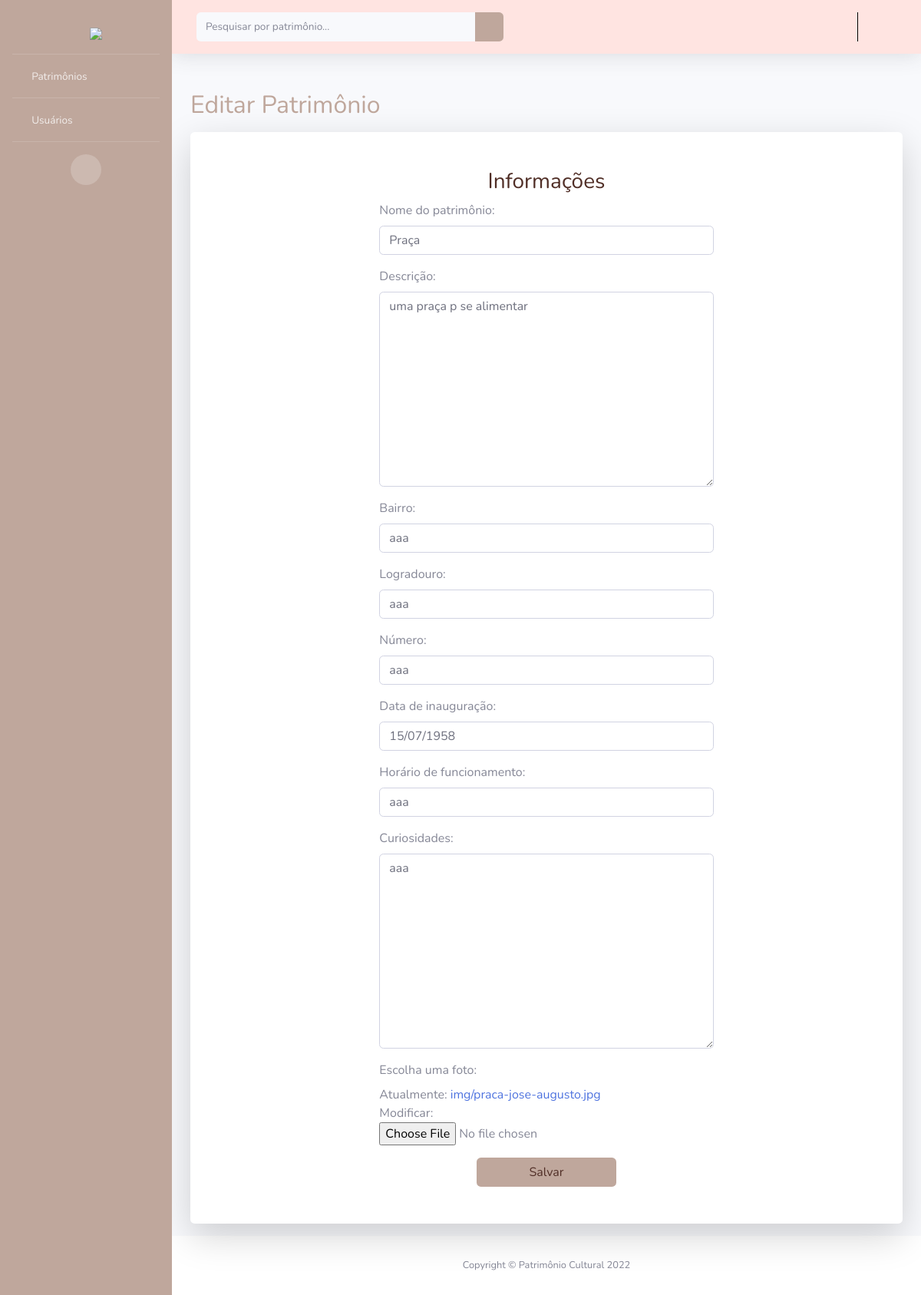
Before: /updatePatrimonio/2/ (signed in) with the older database file.
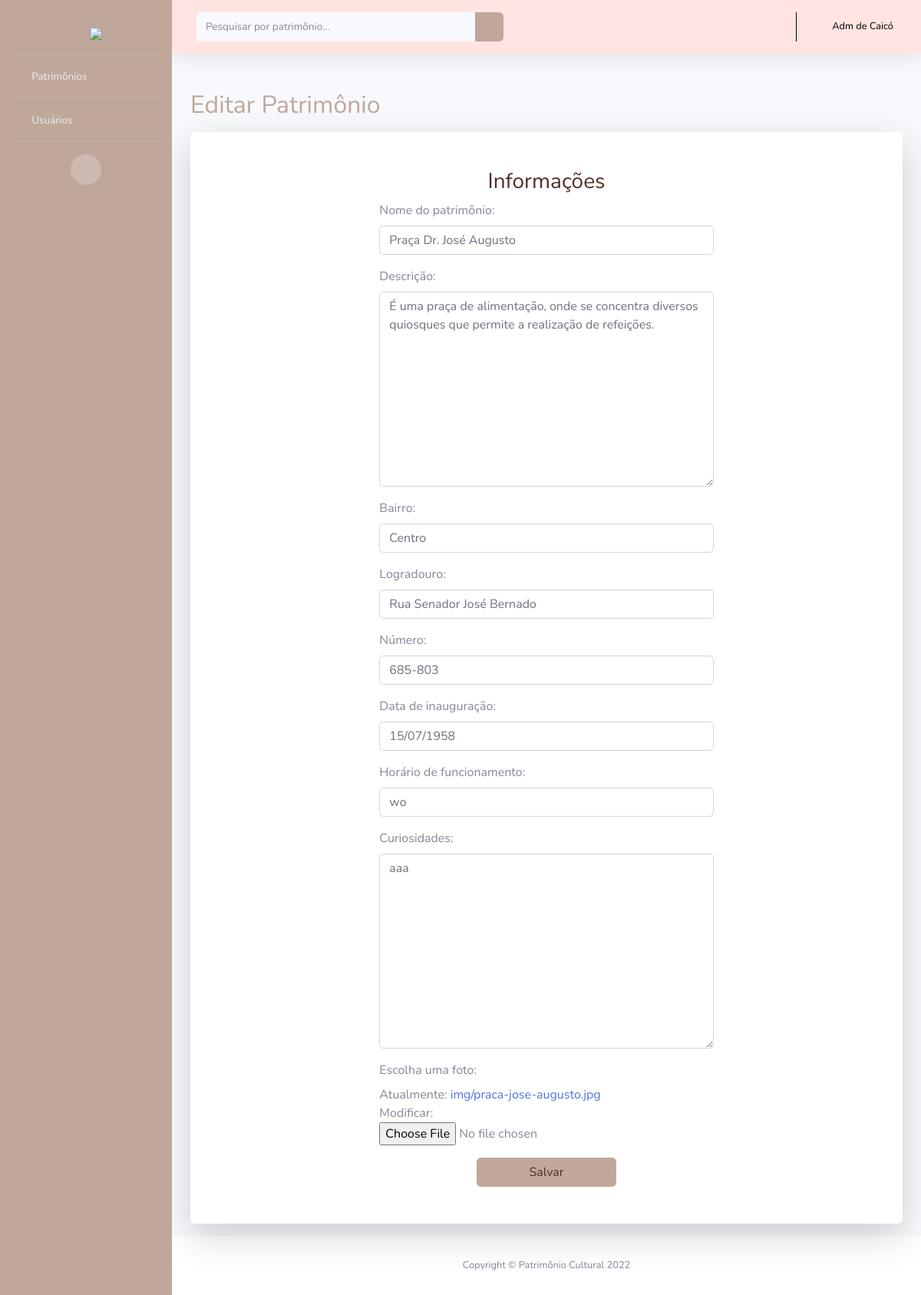
After: the same page with the newer database file.
### PC/models.py (models this page shows, shortened)
class Patrimonio(models.Model):
    codigo = models.AutoField(primary_key=True)
    usuario = models.ForeignKey(Usuario, on_delete=models.CASCADE)
    nome = models.CharField(max_length=100)
    descricao = models.TextField(max_length=400)
    cidade = models.ForeignKey(Cidade, on_delete=models.CASCADE)
    bairro = models.CharField(max_length=100)
    logradouro = models.CharField(max_length=100)
    numero = models.CharField(max_length=16, null=True, blank=True)
    datainauguracao = models.DateField(null=True, blank=True)
    funcionamento = models.CharField(max_length=100)
    curiosidades = models.TextField(null=True, blank=True)
    foto = models.ImageField(upload_to="img")

class Usuario(AbstractUser):
    cidade = models.ForeignKey(Cidade, on_delete=models.CASCADE, null=True, blank=True)
    choices_tipo = (
        ('S', 'Auxiliar'),
        ('A', 'Administrador')
        )
    tipo = models.CharField(max_length=1, choices=choices_tipo)

### PC/views.py (the view)
# urls.py: path('updatePatrimonio/<int:id>/', updateP, name='url_updateP'),
@has_permission_decorator('editar_patrimonio')
def updateP(request, id):
    update =True
    patr = Patrimonio.objects.get(pk=id)
    if permissaoM(request=request, obj=patr) == True:
        form = PatrimonioModelForm(request.POST or None, request.FILES or None, instance=patr)
        if form.is_valid():
            form.save()
            return redirect("/readPatrimonio")
        pacote = {"form": form, "update":update}
        return render(request, "createP.html", pacote)
    else:
        return redirect("/readPatrimonio")

### PC/forms.py
class PatrimonioModelForm(ModelForm):
    class Meta:
        model = Patrimonio
        fields = ('nome', 'descricao', 'bairro', 'logradouro', 'numero', 'datainauguracao', 'funcionamento', 'curiosidades', 'foto')
        labels = {
            "nome": "Nome do patrimônio:",
            "descricao": "Descrição:",
            "cidade": "Cidade:",
            "bairro": "Bairro:",
            "logradouro": "Logradouro:",
            "numero": "Número:",
            "datainauguracao": "Data de inauguração:",
            "funcionamento": "Horário de funcionamento:",
            "curiosidades": "Curiosidades:",
            "foto": "Escolha uma foto:",
        }

### PC/views.py (called while the page is built)
def permissaoM(request, obj):
    if request.user.is_authenticated:
        current_user = request.user
        if current_user.tipo == "S" or current_user.tipo == "A":
            if current_user.cidade == obj.cidade or current_user.cidade == None:
                return True
    else:
        return False

### PC/templates/createP.html (shortened to what this page needs)
{% extends 'layouts/layout.html' %}
{% block conteudo %}
{% load crispy_forms_tags %}
    {%if update == True %}
    <h2 class="h2 mb-0 text-marrom">Editar Patrimônio</h2>
    {% else %}
    <h2 class="h2 mb-0 text-marrom">Novo Patrimônio</h2>
    {% endif %}
<div class="card o-hidden border-0 shadow-lg my-3">
    <div class="card-body p-0">
        <div class="row justify-content-center">
            <div class="col-lg-7">
                <div class="p-5">
                    <div class="text-center">
                        <h3 class="text-logo">Informações</h3>
                    </div>
                    <form class="user" method="POST" enctype="multipart/form-data">
                        {{form|crispy}}
                        <div class="text-center">
                            <input type="submit" class="btn bg-marrom text-logo col-sm-5 -md-auto" value="Salvar">
                        </div>
                    </form>
                </div>
            </div>
        </div>
    </div>
</div>
{% endblock %}

### PC/templates/layouts/layout.html (shortened to what this page needs)
{% load static %}
<!DOCTYPE html>
<html lang="pt-br">
<head>
    <link href="{% static 'vendor/fontawesome-free/css/all.min.css' %}" rel="stylesheet" type="text/css">
    <link href="{% static 'css/sb-admin-2.css' %}" rel="stylesheet">
</head>
<body id="page-top">
    <div id="wrapper">
        <ul class="navbar-nav bg-marrom sidebar sidebar-dark accordion" id="accordionSidebar">
            <a class="sidebar-brand d-flex align-items-center justify-content-center" href="{% url 'url_index' %}">
                <div class="sidebar-brand-icon">
                    <i class="fas fa-map-marker-alt text-logo"></i>
                </div>
                <div class="sidebar-brand-text mx-2 mt-3"><img src="{% static 'img/logocerta1.png'%}" style="width: 70%;"></div>
            </a>
            <hr class="sidebar-divider my-0">
            <li class="nav-item">
                <a class="nav-link collapsed" href="#" data-toggle="collapse" data-target="#patrimonios"
                    aria-expanded="true" aria-controls="collapseUtilities">
                    <i class="fas fa-fw fas fa-map-marked-alt"></i>
                    <span>Patrimônios</span>
                </a>
                        {% load permission_tags %}
            </li>
            {% if user|has_role:'administrador' %}
            <hr class="sidebar-divider my-0">
            <li class="nav-item">
                <a class="nav-link collapsed" href="#" data-toggle="collapse" data-target="#usuarios"
                    aria-expanded="true" aria-controls="collapseUtilities">
                    <i class="fas fa-fw fas fa-user"></i>
                    <span>Usuários</span>
                </a>
            </li>
            {% endif %}
            <hr class="sidebar-divider d-none d-md-block">
            <div class="text-center d-none d-md-inline">
                <button class="rounded-circle border-0" id="sidebarToggle"></button>
            </div>
        </ul>
        <div id="content-wrapper" class="d-flex flex-column">
            <div id="content">
                <nav class="navbar navbar-expand navbar-light topbar mb-4 static-top shadow bg-rosa">
                    <form class="d-none d-sm-inline-block form-inline mr-auto ml-md-3 my-2 my-md-0 mw-100 navbar-search" action="{% url 'url_index' %}">
                        <div class="input-group">
                            <input type="text" class="form-control bg-light border-0 small" name="search" placeholder="Pesquisar por patrimônio..."
                                aria-label="Search" aria-describedby="basic-addon2" autocomplete="off">
                            <div class="input-group-append">
                                <button class="btn bg-marrom text-light" type="submit">
                                    <i class="fas fa-search fa-sm"></i>
                                </button>
                            </div>
                        </div>
                    </form>
                    <ul class="navbar-nav ml-auto">
                        <li class="nav-item dropdown no-arrow">
                            <a class="nav-link dropdown-toggle" href="#" id="userDropdown" role="button"
                                data-toggle="dropdown" aria-haspopup="true" aria-expanded="false">
                                <i class="fas fa-user text-preto small"></i>&nbsp;&nbsp;
                                <span class="mr-2 d-none d-lg-inline text-preto small">{{ user.get_full_name }}</span>
                            </a>
                        </li>
                    </ul>
                </nav>
                <div class="container-fluid">
                    {% block conteudo %}
                    {% endblock %}
                </div>
            </div>
            <footer class="sticky-footer bg-white">
                <div class="container my-auto">
                    <div class="copyright text-center my-auto">
                        <span>Copyright &copy; Patrimônio Cultural 2022</span>
                    </div>
                </div>
            </footer>
        </div>
    </div>
</body>
</html>

Changed rows visible on the page:
now on this page (row edited): Usuario: get_full_name "Adm de Caicó"
changed Patrimonio "aaa": nome "Praça" → "Praça Dr. José Augusto"; descricao "uma praça p se alimentar" → "É uma praça de alimentação, onde se concentra diversos quiosques que permite a realização de refeições."; bairro "aaa" → "Centro"; logradouro "aaa" → "Rua Senador José Bernado"; numero "aaa" → "685-803"; funcionamento "aaa" → "wo"
